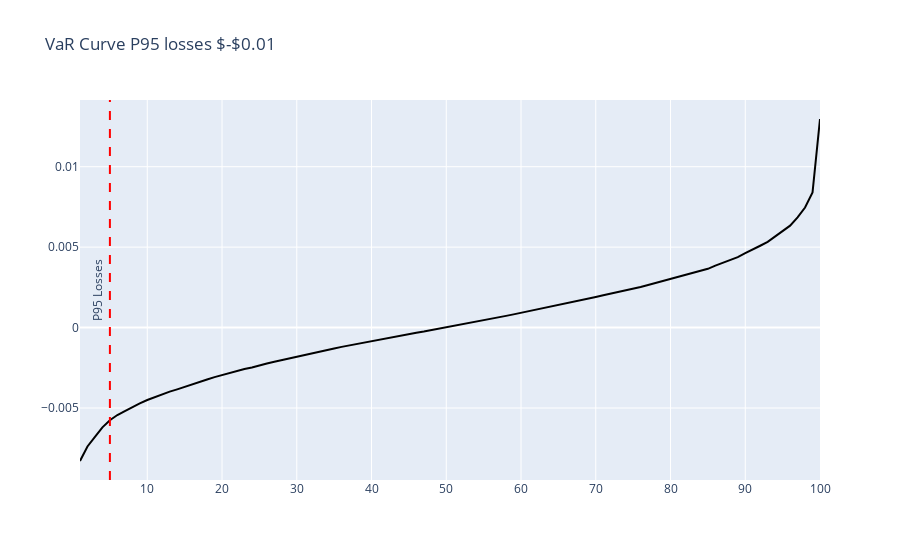

The notebook cell this image was saved under:
### Markdown cell above
VaR

### Code cell
price_path = processes.gbm_price_path(60,100_000)
produce_var_results(price_path,df)
